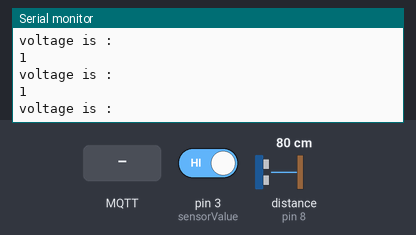
Bench run of a sketch on a simulated Arduino Uno, built with avr-gcc and run on an emulated ATmega328P. On the bench: the last lines printed to the serial monitor. Wiring (inferred from the names in the program): ultrasonic range finder: trigger pin 9; echo pin 8. Inputs (shaded band) come from the test bench; at power-on: distance to the obstacle (sensor on pin 8) 80 cm, pin 3 (sensorValue) HIGH. The echo pulse lasts 58.3 µs per cm; WiFi joins after 1.5 s; servers stay silent unless stated; no MQTT or app messages arrive unless stated.

Above: at 1.2 s.
1.3 s: distance to the obstacle (sensor on pin 8) set to 250 cm
At 2.2 s:
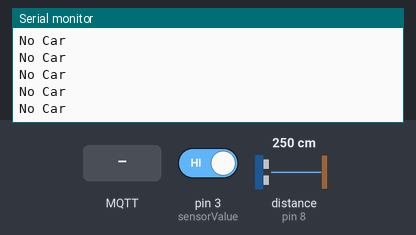
3.2 s: MQTT message "on" arrives on the first subscribed topic
6.2 s: MQTT message "off" arrives on the first subscribed topic
7.7 s: distance to the obstacle (sensor on pin 8) set to 2 cm
At 8.4 s:
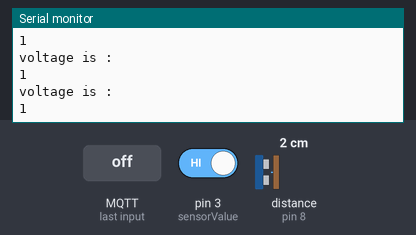
10.7 s: pin 3 (sensorValue) driven LOW
At 11.7 s:
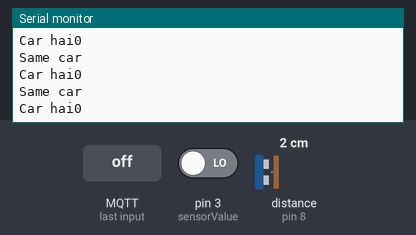

Measured:
- after the input at 1.3 s, the serial monitor: prints a new line after 0.08 s (image 1)
- after the input at 7.7 s, the serial monitor: prints a new line at once (image 2)
- after the input at 10.7 s, the serial monitor: prints a new line after 0.07 s (image 3)

The sketch:

loop_hcsr04.ino
```cpp
#include <EthernetENC.h>
#include <PubSubClient.h>
#include <SPI.h>

const int trigPin = 9;
const int echoPin = 8;
int previous = 0;
int sensorValue = 3;
int voltage;
int count = 0;
long duration;
int distance;
String dist;

const char* mqtt_server = "192.168.1.165";
const int mqtt_port = 1883;
const char* mqttUser = "getparking";
const char* mqttPassword = "playtmbiz";

EthernetClient ethClient;
PubSubClient client(ethClient);

IPAddress ip(192,168,1,222);
IPAddress gwip(192,168,1,1);
IPAddress subnet (255,255,255,0);

byte mac[] = {0x22, 0xED, 0xBA, 0xFE, 0xFE, 0x00 };

unsigned long lastMsg = 0;
const char*pub = "loop/";
const char* sub = "data_T/";

String Car;
String stri;

void callback(char* topic, byte* message, unsigned int length);
void callback(char* topic, byte* payload, unsigned int length)
{
 for (int i = 0; i < length; i++)
  {
    Serial.print((char)payload[i]);
    Car += (char)payload[i];
  }
}

void setup()
{
  Serial.begin(9600);
  while (!Serial) delay(1);
  Ethernet.begin(mac,ip,gwip,subnet);
  client.setServer(mqtt_server, mqtt_port);
  client.setCallback(callback);
  pinMode(sensorValue, INPUT_PULLUP);
  pinMode(trigPin, OUTPUT); // Sets the trigPin as an Output
  pinMode(echoPin, INPUT); // Sets the echoPin as an Input
}
void reconnect()
{
  if (client.connect("arduinoClientSup222", mqttUser, mqttPassword))
  {
    publishMessage(sub,"Connected loop test", true);
    client.subscribe(sub);
  }
  else
  {
    Serial.print("failed, rc=");
    Serial.print(client.state());
    delay(100);
  }
}

void publishMessage(const char* topic, String payload , boolean retained)
{
  if (client.publish(topic, payload.c_str(), true))
    Serial.println("Message publised [" + String(topic) + "]: " + payload);
}
void loop()
{
  Ethernet.maintain();
  while (!client.connected())
  {
    Serial.println("Connecting to MQTT...");
    reconnect();
  }
  client.loop();
  ultrasonic();
  if(distance <= 200 ){
    voltage = digitalRead(sensorValue);
    if ( voltage != LOW)
    {
      Serial.println("voltage is :");
      Serial.println(voltage);
    }
    else
    {
      Serial.print("Car hai");
      Serial.println(voltage);
      if (previous == LOW)
      {
        Serial.println("Same car");
      }
      else
      {
        count ++;
        String vehicle = String(count);
        Serial.print("count is ");
        Serial.println(count);
        publishMessage(pub,"en1", true);
       // publishMessage(pub,dist, true);
      }
    }
    previous = voltage;
   }
  else
  {
    Serial.println("No Car");

  }
}

void ultrasonic (){
   digitalWrite(trigPin, LOW);
  digitalWrite(trigPin, HIGH);
  digitalWrite(trigPin, LOW);
  duration = pulseIn(echoPin, HIGH);
  distance = duration * 0.034 / 2;
  dist = String(distance);
}
```
